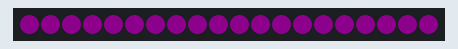
Bench run of a sketch on a simulated Arduino Uno, built with avr-gcc and run on an emulated ATmega328P. On the bench: 20 RGB LEDs in strip order, left to right. Dim RGB values are drawn brighter than linear.

Above: at 1.47 s.
At 39.57 s:
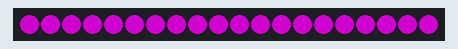

The sketch:

heavyMetal.ino
```cpp
#include <FastLED.h>

#define LED_PIN     6   // Pin connected to the Data Input of WS2812B LED strip
#define NUM_LEDS    20  // Number of LEDs in your strip
#define COLOR       CRGB::Purple  // The color you want for the breathing effect

#define BLOOM_UP_TIME    3000  // 3 seconds for the bloom up
#define BLOOM_DOWN_TIME  3000  // 3 seconds for the bloom down
#define OFF_TIME         1000  // 1 second for being off

CRGB leds[NUM_LEDS];

void setup() {
  FastLED.addLeds<WS2812B, LED_PIN, GRB>(leds, NUM_LEDS);
  FastLED.setBrightness(64);  // Adjust brightness (0-255) as needed

  // Initialize all LEDs to the specified color
  fill_solid(leds, NUM_LEDS, COLOR);
  FastLED.show();

  // Wait for a moment to show the initial color
  delay(OFF_TIME);
}

void loop() {
  // Bloom up
  for (int brightness = 0; brightness <= 255; brightness++) {
    FastLED.setBrightness(brightness);
    FastLED.show();
    delay(BLOOM_UP_TIME / 255);
  }

  // Bloom down
  for (int brightness = 255; brightness >= 0; brightness--) {
    FastLED.setBrightness(brightness);
    FastLED.show();
    delay(BLOOM_DOWN_TIME / 255);
  }

  // Turn off
  FastLED.setBrightness(0);
  FastLED.show();
  delay(OFF_TIME);
}
```
